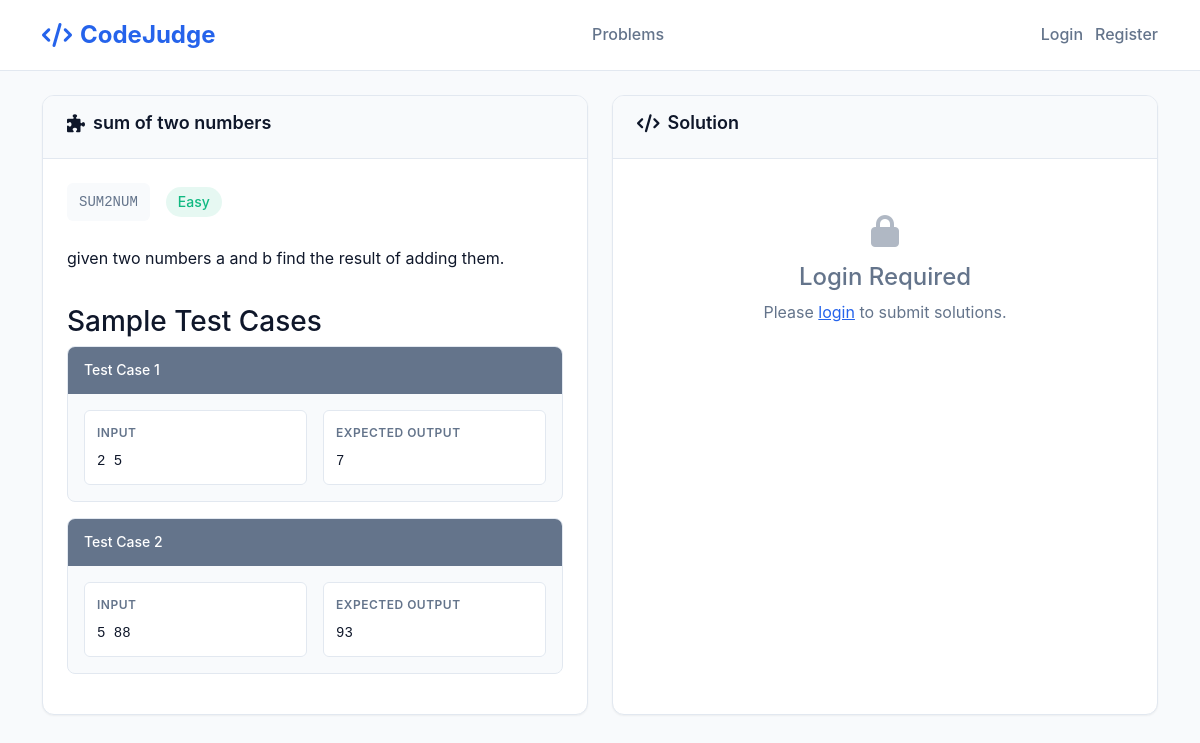
Page /problems/problem/SUM2NUM/ on the committed database.
### core/models.py (models this page shows, shortened)
class Problem(models.Model):
    DIFFICULTY = (('E','Easy'),('M','Medium'),('H','Hard'))
    name = models.CharField(max_length=100)
    short_code = models.CharField(max_length=40,unique=True)
    statement = models.TextField()
    difficulty = models.CharField(max_length=1,choices=DIFFICULTY)

class TestCase(models.Model):
    problem = models.ForeignKey(Problem, on_delete=models.CASCADE, related_name='testcases')
    input = models.TextField()
    output = models.TextField()
    is_hidden = models.BooleanField(default=False)  # Add this field
    order = models.IntegerField(default=0)  # For ordering test cases
    class Meta:
        ordering = ['order']

### core/views.py (the view, shortened to what this page needs)
# urls.py: path('problem/<str:short_code>/', views.problem_detail, name='problem_detail'),
def problem_detail(request, short_code):
    try:
        problem = get_object_or_404(Problem, short_code=short_code)
    except Problem.DoesNotExist:
        messages.error(request, f'Problem with code "{short_code}" not found.')
        return redirect('core:problems_list')
    visible_testcases = problem.testcases.filter(is_hidden=False)
    user_submissions = []
    if request.user.is_authenticated:
        user_submissions = Submission.objects.filter(
            problem=problem,
            user=request.user
        ).order_by('-submitted')[:10]  # Last 10 submissions
    user_progress = get_user_progress(request.user)
    all_problems = Problem.objects.all()
    context = {
        'problem': problem,
        'testcases': visible_testcases,
        'user_submissions': user_submissions,
        'user_progress': user_progress,
        'problems': all_problems,  # For the dashboard section
        'easy_count': Problem.objects.filter(difficulty='E').count(),
        'medium_count': Problem.objects.filter(difficulty='M').count(),
        'hard_count': Problem.objects.filter(difficulty='H').count(),
    }
    return render(request, 'problem_detail.html', context)

### core/templates/problem_detail.html (shortened to what this page needs)
{% load static %}
<!DOCTYPE html>
<html lang="en">
<head>
    <link href="https://cdn.jsdelivr.net/npm/bootstrap@5.3.0/dist/css/bootstrap.min.css" rel="stylesheet">
    <link href="https://cdnjs.cloudflare.com/ajax/libs/font-awesome/6.0.0/css/all.min.css" rel="stylesheet">
    <link rel="stylesheet" href="https://cdnjs.cloudflare.com/ajax/libs/codemirror/5.65.2/codemirror.min.css">
    <link rel="stylesheet" href="https://cdnjs.cloudflare.com/ajax/libs/codemirror/5.65.2/theme/monokai.min.css">
</head>
<body>
    <header class="header">
        <div class="container">
            <div class="header-content">
                <a href="{% url 'core:problems_list' %}" class="logo">
                    <i class="fas fa-code"></i>
                    CodeJudge
                </a>
                <nav class="nav-links">
                    <a href="{% url 'core:problems_list' %}" class="nav-link">Problems</a>
                </nav>
                <div class="user-profile">
                    {% if user.is_authenticated %}
                    <div class="user-avatar">{{ user.username|first|upper }}</div>
                    <span>{{ user.username }}</span>
                    <div class="dropdown">
                        <button class="btn btn-sm" type="button" data-bs-toggle="dropdown">
                            <i class="fas fa-chevron-down"></i>
                        </button>
                        <ul class="dropdown-menu">
                            <li><a class="dropdown-item" href="{% url 'core:submissions_list' %}">Profile</a></li>
                            <li><a class="dropdown-item" href="{% url 'authentication:logout-user' %}">Logout</a></li>
                        </ul>
                    </div>
                    {% else %}
                    <a href="{% url 'authentication:login-user' %}" class="nav-link">Login</a>
                    <a href="{% url 'authentication:register-user' %}" class="nav-link">Register</a>
                    {% endif %}
                </div>
            </div>
        </div>
    </header>
    <div class="container">
        <div class="problem-layout">
            <div class="problem-panel">
                <div class="panel-header">
                    <h2 class="panel-title">
                        <i class="fas fa-puzzle-piece"></i>
                        {{ problem.name }}
                    </h2>
                </div>
                <div class="panel-content">
                    <div class="problem-meta">
                        <div class="problem-code">{{ problem.short_code }}</div>
                        {% if problem.difficulty == 'E' %}
                            <span class="difficulty-badge easy">Easy</span>
                        {% elif problem.difficulty == 'M' %}
                            <span class="difficulty-badge medium">Medium</span>
                        {% else %}
                            <span class="difficulty-badge hard">Hard</span>
                        {% endif %}
                    </div>
                    <div class="problem-statement">
                        {{ problem.statement|safe }}
                    </div>
                    {% if testcases %}
                    <div class="test-cases">
                        <h3>Sample Test Cases</h3>
                        {% for testcase in testcases %}
                        <div class="test-case">
                            <div class="test-case-header">
                                Test Case {{ forloop.counter }}
                            </div>
                            <div class="test-case-content">
                                <div class="test-case-row">
                                    <div class="test-input">
                                        <div class="test-label">Input</div>
                                        <div class="test-data">{{ testcase.input|default:"No input" }}</div>
                                    </div>
                                    <div class="test-output">
                                        <div class="test-label">Expected Output</div>
                                        <div class="test-data">{{ testcase.output|default:"No output" }}</div>
                                    </div>
                                </div>
                            </div>
                        </div>
                        {% endfor %}
                    </div>
                    {% endif %}
                </div>
            </div>
            <div class="solution-panel">
                <div class="panel-header">
                    <h3 class="panel-title">
                        <i class="fas fa-code"></i>
                        Solution
                    </h3>
                </div>
                <div class="panel-content">
                    {% if user.is_authenticated %}
                    <form method="post" action="{% url 'core:problem_detail' problem.short_code %}">
                        {% csrf_token %}
                        <div class="language-selector">
                            <label for="language" class="test-label">Programming Language</label>
                            <select name="language" id="language" class="language-select">
                                <option value="python">Python 3</option>
                                <option value="cpp">C++</option>
                                <option value="c">C</option>
                            </select>
                        </div>
                        <div class="code-editor-container">
                            <textarea name="solution_code" id="code-editor" required>
# Write your solution here
def solve():
    pass
solve()
</textarea>
                        </div>
                        <div class="submit-section">
                            <button type="submit" name="action" value="submit" class="btn-submit">
                                <i class="fas fa-paper-plane"></i> Submit Solution
                            </button>
                            <button type="submit" name="action" value="test" class="btn-test">
                                <i class="fas fa-play"></i> Test Code
                            </button>
                        </div>
                    </form>
                    {% if user_submissions %}
                    <div style="margin-top: 2rem;">
                        <h4 style="margin-bottom: 1rem; color: var(--text-primary);">
                            <i class="fas fa-history"></i> Your Submissions
                        </h4>
                        <div style="overflow-x: auto;">
                            <table class="submissions-table">
                                <thead>
                                    <tr>
                                        <th>Time</th>
                                        <th>Language</th>
                                        <th>Status</th>
                                        <th>Actions</th>
                                    </tr>
                                </thead>
                                <tbody>
                                    {% for submission in user_submissions %}
                                    <tr class="submission-row">
                                        <td>{{ submission.submitted|date:"M d, H:i" }}</td>
                                        <td>{{ submission.get_language_display }}</td>
                                        <td>
                                            {% if submission.verdict == 'AC' %}
                                                <span class="status-accepted">âœ" Accepted</span>
                                            {% elif submission.verdict == 'WA' %}
                                                <span class="status-rejected">âœ— Wrong Answer</span>
                                            {% elif submission.verdict == 'TLE' %}
                                                <span class="status-rejected">â° Time Limit</span>
                                            {% elif submission.verdict == 'RE' %}
                                                <span class="status-rejected">ðŸ'¥ Runtime Error</span>
                                            {% elif submission.verdict == 'CE' %}
                                                <span class="status-rejected">âš ï¸ Compilation Error</span>
                                            {% else %}
                                                <span class="status-pending">â³ {{ submission.get_verdict_display }}</span>
                                            {% endif %}
                                        </td>
                                        <td>
                                            <button class="ai-review-btn-small" data-submission-id="{{ submission.id }}">
                                                <i class="fas fa-robot"></i> AI Review
                                            </button>
                                        </td>
                                    </tr>
                                    {% endfor %}
                                </tbody>
                            </table>
                        </div>
                    </div>
                    {% endif %}
                    {% else %}
                    <div style="text-align: center; padding: 2rem; color: var(--text-secondary);">
                        <i class="fas fa-lock" style="font-size: 2rem; margin-bottom: 1rem; opacity: 0.5;"></i>
                        <h4>Login Required</h4>
                        <p>Please <a href="{% url 'authentication:login-user' %}" style="color: var(--primary-color);">login</a> to submit solutions.</p>
                    </div>
                    {% endif %}
                </div>
            </div>
        </div>
    </div>
</body>
</html>

### core/templates/problem_detail.html (style rules this page uses)
* { margin: 0; padding: 0; box-sizing: border-box; }
:root { --primary-color: #2563eb; --secondary-color: #64748b; --success-color: #10b981; --warning-color: #f59e0b; --danger-color: #ef4444; --bg-color: #f8fafc; --card-bg: #ffffff; --border-color: #e2e8f0; --text-primary: #0f172a; --text-secondary: #64748b; --shadow-sm: 0 1px 2px 0 rgba(0, 0, 0, 0.05); --shadow: 0 1px 3px 0 rgba(0, 0, 0, 0.1), 0 1px 2px -1px rgba(0, 0, 0, 0.1); --shadow-lg: 0 10px 15px -3px rgba(0, 0, 0, 0.1), 0 4px 6px -4px rgba(0, 0, 0, 0.1); }
body { background-color: var(--bg-color); font-family: 'Inter', -apple-system, BlinkMacSystemFont, sans-serif; color: var(--text-primary); line-height: 1.6; }
.header { background: var(--card-bg); border-bottom: 1px solid var(--border-color); padding: 1rem 0; position: sticky; top: 0; z-index: 100; }
.header-content { display: flex; align-items: center; justify-content: space-between; }
.logo { display: flex; align-items: center; font-size: 1.5rem; font-weight: 700; color: var(--primary-color); text-decoration: none; }
.logo i { margin-right: 0.5rem; }
.nav-links { display: flex; align-items: center; gap: 2rem; }
.nav-link { color: var(--text-secondary); text-decoration: none; font-weight: 500; transition: color 0.2s; }
.user-profile { display: flex; align-items: center; gap: 0.75rem; }
.problem-layout { display: grid; grid-template-columns: 1fr 1fr; gap: 1.5rem; margin-top: 1.5rem; }
.problem-panel, .solution-panel { background: var(--card-bg); border: 1px solid var(--border-color); border-radius: 12px; overflow: hidden; box-shadow: var(--shadow-sm); }
.panel-header { background: var(--bg-color); padding: 1rem 1.5rem; border-bottom: 1px solid var(--border-color); display: flex; align-items: center; justify-content: space-between; }
.panel-title { font-size: 1.125rem; font-weight: 600; color: var(--text-primary); display: flex; align-items: center; gap: 0.5rem; }
.panel-content { padding: 1.5rem; }
.problem-meta { display: flex; align-items: center; gap: 1rem; margin-bottom: 1.5rem; }
.problem-code { background: var(--bg-color); padding: 0.5rem 0.75rem; border-radius: 6px; font-family: 'Monaco', 'Menlo', monospace; font-size: 0.875rem; color: var(--text-secondary); }
.difficulty-badge { padding: 0.25rem 0.75rem; border-radius: 20px; font-size: 0.875rem; font-weight: 500; }
.difficulty-badge.easy { background: rgba(16, 185, 129, 0.1); color: var(--success-color); }
.problem-statement { line-height: 1.7; color: var(--text-primary); }
.test-cases { margin-top: 2rem; }
.test-case { background: var(--bg-color); border: 1px solid var(--border-color); border-radius: 8px; margin-bottom: 1rem; overflow: hidden; }
.test-case-header { background: var(--secondary-color); color: white; padding: 0.75rem 1rem; font-weight: 500; font-size: 0.875rem; }
.test-case-content { padding: 1rem; }
.test-case-row { display: grid; grid-template-columns: 1fr 1fr; gap: 1rem; }
.test-input, .test-output { background: var(--card-bg); border: 1px solid var(--border-color); border-radius: 6px; padding: 0.75rem; }
.test-label { font-size: 0.75rem; font-weight: 600; color: var(--text-secondary); margin-bottom: 0.5rem; text-transform: uppercase; letter-spacing: 0.5px; }
.test-data { font-family: 'Monaco', 'Menlo', monospace; font-size: 0.875rem; white-space: pre-wrap; color: var(--text-primary); }

### rows in the picture
Problem: name "sum of two numbers", short_code "SUM2NUM", statement "given two numbers a and b find the result of adding them."
TestCase: input "2 5", output "7"
TestCase: input "5 88", output "93"
